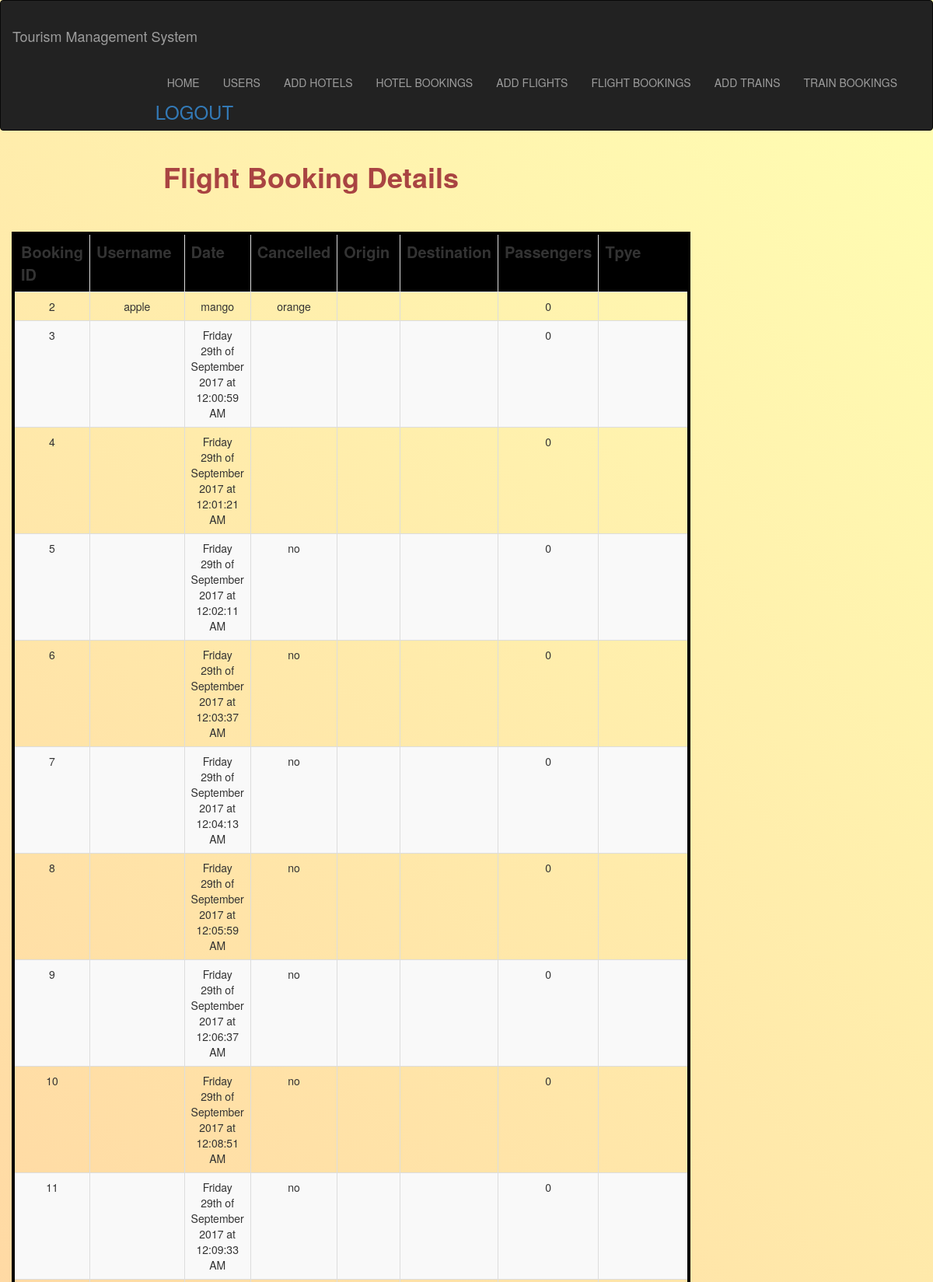
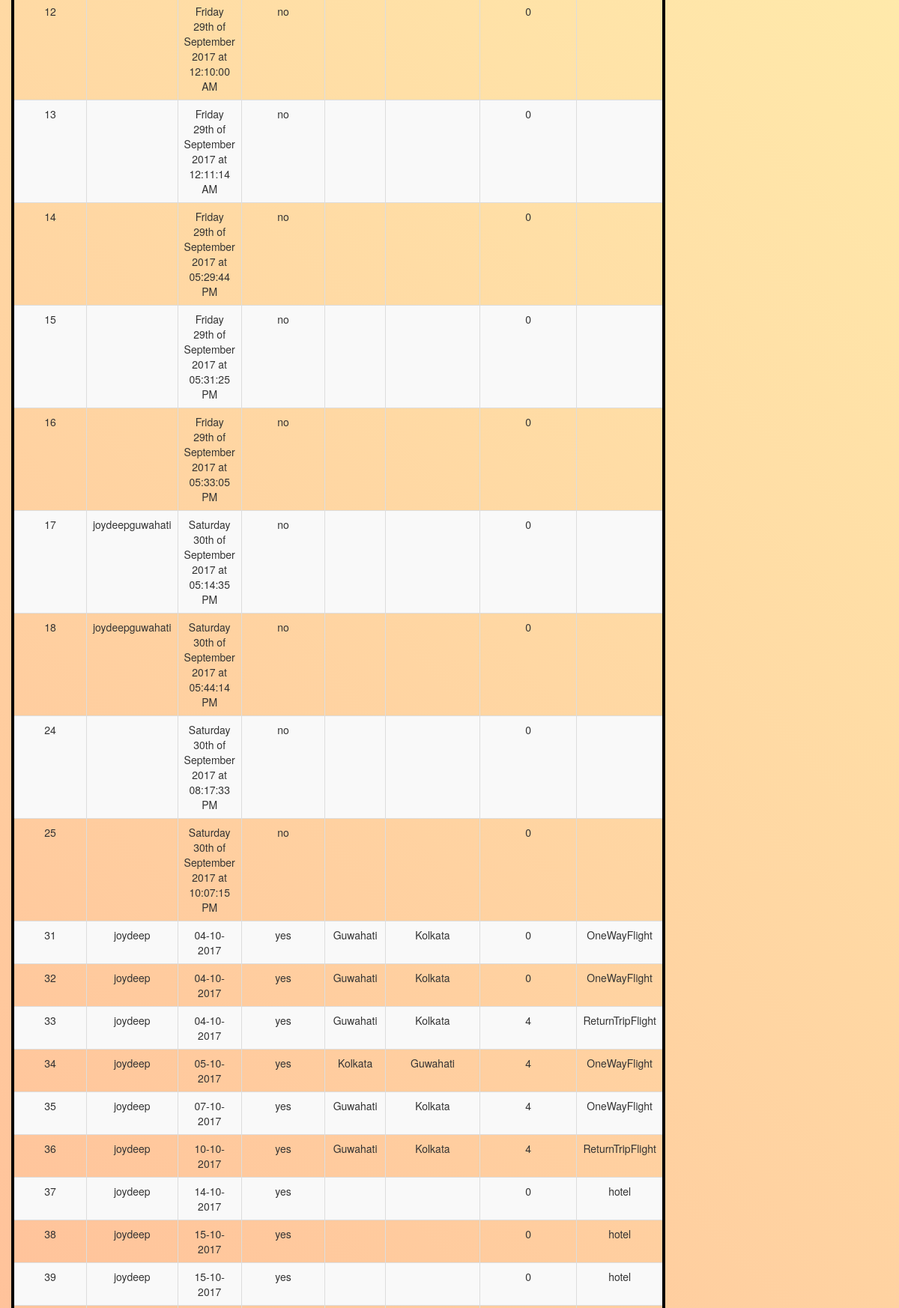
The page /Management/flightbookings_view.php (upper part) on the database its author committed (2 pictures, top to bottom).
### tables this page shows
CREATE TABLE `flightbookings` (
  `bookingID` int(10) NOT NULL,
  `username` varchar(50) NOT NULL,
  `date` varchar(50) NOT NULL,
  `cancelled` varchar(20) NOT NULL,
  `origin` varchar(50) NOT NULL,
  `destination` varchar(50) NOT NULL,
  `passengers` int(10) NOT NULL,
  `type` varchar(50) NOT NULL
);

### Management/flightbookings_view.php (the view, shortened to what this page needs)
<!Doctype html>
<html>
<head>
<link href="css/bootstrap.min.css" rel="stylesheet">
<link href="https://maxcdn.bootstrapcdn.com/font-awesome/4.7.0/css/font-awesome.min.css" rel="stylesheet">
<link rel="stylesheet" href="https://maxcdn.bootstrapcdn.com/bootstrap/3.3.7/css/bootstrap.min.css">
</head>
<body>
	<div class="container-fliud">
        <nav class="navbar navbar-inverse">
  <div class="container-fluid">
    <div class="navbar-header">
      <h1 class="navbar-brand"> Tourism Management System</h1>
    </div>
     <div class="collapse navbar-collapse" id="nav">
    <ul class="nav navbar-nav" style="float:right">
        <li><a href="Home.php">HOME</a></li>
		<li><a href="users_add.php">USERS</a></li>
              <li><a href="hotels_add.php">ADD HOTELS</a></li>
              <li><a href="hotelbookings_view.php">HOTEL BOOKINGS</a></li>
              <li><a href="flights_add.php">ADD FLIGHTS</a></li>
              <li><a href="flightbookings_view.php">FLIGHT BOOKINGS</a></li>
              <li><a href="trains_add.php">ADD TRAINS</a></li>
              <li><a href="trainbookings_view.php">TRAIN BOOKINGS</a></li>
              <h3><a href="adminLogout.php">LOGOUT</a></h3>
    </ul>
  </div>
</div>
</nav>
</div>
    <div class="col-lg-8">
			<h1 class="text-danger text-center" style="font-weight:bold">Flight Booking Details</h1>
      <br>
      <br>
<?php
$servername = "localhost";
$username = "root";
$password = "";
$dbname = "projectmeteor";
$conn = new mysqli($servername, $username, $password, $dbname);
$sql = "SELECT bookingID,username,date,cancelled,origin,destination,passengers,type FROM flightbookings";
$result = $conn->query($sql);
echo "
<center>
<table class='table table-striped table-bordered table-hover py-5' style='width:200%; border: 4px solid black; text:white; text-align: center;'>
<tr class='text-centre text-white'style='font-size:20px; background:black'>
<th>Booking ID</th>
<th>Username</th>
<th>Date</th>
<th>Cancelled</th>
<th>Origin</th>
<th>Destination</th>
<th>Passengers</th>
<th>Tpye</th>
</tr>
</center>";
if ($result->num_rows > 0) {
    while($row = $result->fetch_assoc()) {
      echo "<tr>";
echo "<td>" . $row['bookingID'] . "</td>";
echo "<td>" . $row['username'] . "</td>";
echo "<td>" . $row['date'] . "</td>";
echo "<td>" . $row['cancelled'] . "</td>";
echo "<td>" . $row['origin'] . "</td>";
echo "<td>" . $row['destination'] . "</td>";
echo "<td>" . $row['passengers'] . "</td>";
echo "<td>" . $row['type'] . "</td>";
echo "</tr>";
    }
} else {
    echo "0 results";
}
?>
</div>
</body>
</html>

### Management/flightbookings_view.php (style rules this page uses)
body { background: linear-gradient(45deg, #ff8080, #ffffb3); height: 100%; margin: 0; background-repeat: no-repeat; background-attachment: fixed; width:100%; }

### rows shown on the page
flightbookings: bookingID "2", username "apple", date "mango", cancelled "orange", passengers "0"
flightbookings: bookingID "3", date "Friday 29th of September 2017 at 12:00:59 AM", passengers "0"
flightbookings: bookingID "4", date "Friday 29th of September 2017 at 12:01:21 AM", passengers "0"
flightbookings: bookingID "5", date "Friday 29th of September 2017 at 12:02:11 AM", cancelled "no", passengers "0"
flightbookings: bookingID "6", date "Friday 29th of September 2017 at 12:03:37 AM", cancelled "no", passengers "0"
flightbookings: bookingID "7", date "Friday 29th of September 2017 at 12:04:13 AM", cancelled "no", passengers "0"
flightbookings: bookingID "8", date "Friday 29th of September 2017 at 12:05:59 AM", cancelled "no", passengers "0"
flightbookings: bookingID "9", date "Friday 29th of September 2017 at 12:06:37 AM", cancelled "no", passengers "0"
flightbookings: bookingID "10", date "Friday 29th of September 2017 at 12:08:51 AM", cancelled "no", passengers "0"
flightbookings: bookingID "11", date "Friday 29th of September 2017 at 12:09:33 AM", cancelled "no", passengers "0"
flightbookings: bookingID "12", date "Friday 29th of September 2017 at 12:10:00 AM", cancelled "no", passengers "0"
flightbookings: bookingID "13", date "Friday 29th of September 2017 at 12:11:14 AM", cancelled "no", passengers "0"
flightbookings: bookingID "14", date "Friday 29th of September 2017 at 05:29:44 PM", cancelled "no", passengers "0"
flightbookings: bookingID "15", date "Friday 29th of September 2017 at 05:31:25 PM", cancelled "no", passengers "0"
flightbookings: bookingID "16", date "Friday 29th of September 2017 at 05:33:05 PM", cancelled "no", passengers "0"
flightbookings: bookingID "17", username "joydeepguwahati", date "Saturday 30th of September 2017 at 05:14:35 PM", cancelled "no", passengers "0"
flightbookings: bookingID "18", username "joydeepguwahati", date "Saturday 30th of September 2017 at 05:44:14 PM", cancelled "no", passengers "0"
flightbookings: bookingID "24", date "Saturday 30th of September 2017 at 08:17:33 PM", cancelled "no", passengers "0"
flightbookings: bookingID "25", date "Saturday 30th of September 2017 at 10:07:15 PM", cancelled "no", passengers "0"
flightbookings: bookingID "31", username "joydeep", date "04-10-2017", cancelled "yes", origin "Guwahati", destination "Kolkata", passengers "0", type "OneWayFlight"
flightbookings: bookingID "32", username "joydeep", date "04-10-2017", cancelled "yes", origin "Guwahati", destination "Kolkata", passengers "0", type "OneWayFlight"
flightbookings: bookingID "33", username "joydeep", date "04-10-2017", cancelled "yes", origin "Guwahati", destination "Kolkata", passengers "4", type "ReturnTripFlight"
flightbookings: bookingID "34", username "joydeep", date "05-10-2017", cancelled "yes", origin "Kolkata", destination "Guwahati", passengers "4", type "OneWayFlight"
flightbookings: bookingID "35", username "joydeep", date "07-10-2017", cancelled "yes", origin "Guwahati", destination "Kolkata", passengers "4", type "OneWayFlight"
flightbookings: bookingID "36", username "joydeep", date "10-10-2017", cancelled "yes", origin "Guwahati", destination "Kolkata", passengers "4", type "ReturnTripFlight"
flightbookings: bookingID "37", username "joydeep", date "14-10-2017", cancelled "yes", passengers "0", type "hotel"
flightbookings: bookingID "38", username "joydeep", date "15-10-2017", cancelled "yes", passengers "0", type "hotel"
flightbookings: bookingID "39", username "joydeep", date "15-10-2017", cancelled "yes", passengers "0", type "hotel"
